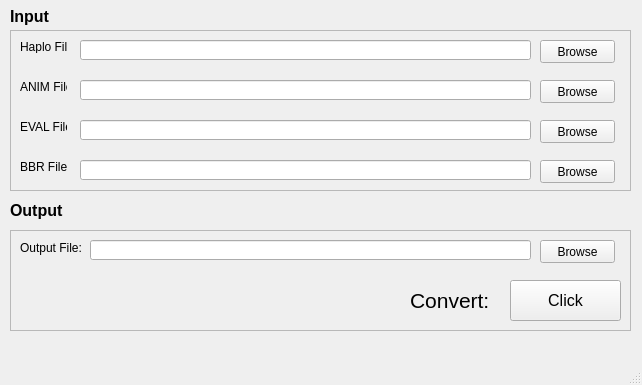
<?xml version="1.0" encoding="UTF-8"?>
<ui version="4.0">
 <class>MainWindow</class>
 <widget class="QMainWindow" name="MainWindow">
  <property name="geometry">
   <rect>
    <x>0</x>
    <y>0</y>
    <width>642</width>
    <height>385</height>
   </rect>
  </property>
  <property name="windowTitle">
   <string>CDCB Format Converter</string>
  </property>
  <widget class="QWidget" name="centralwidget">
   <widget class="QFrame" name="frame">
    <property name="geometry">
     <rect>
      <x>10</x>
      <y>30</y>
      <width>621</width>
      <height>161</height>
     </rect>
    </property>
    <property name="frameShape">
     <enum>QFrame::StyledPanel</enum>
    </property>
    <property name="frameShadow">
     <enum>QFrame::Raised</enum>
    </property>
    <widget class="QLabel" name="label">
     <property name="geometry">
      <rect>
       <x>10</x>
       <y>10</y>
       <width>47</width>
       <height>13</height>
      </rect>
     </property>
     <property name="text">
      <string>Haplo File:</string>
     </property>
    </widget>
    <widget class="QLineEdit" name="haplo_line">
     <property name="geometry">
      <rect>
       <x>70</x>
       <y>10</y>
       <width>451</width>
       <height>20</height>
      </rect>
     </property>
    </widget>
    <widget class="QLabel" name="label_2">
     <property name="geometry">
      <rect>
       <x>10</x>
       <y>50</y>
       <width>47</width>
       <height>13</height>
      </rect>
     </property>
     <property name="text">
      <string>ANIM File:</string>
     </property>
    </widget>
    <widget class="QLineEdit" name="anim_line">
     <property name="geometry">
      <rect>
       <x>70</x>
       <y>50</y>
       <width>451</width>
       <height>20</height>
      </rect>
     </property>
    </widget>
    <widget class="QLabel" name="label_3">
     <property name="geometry">
      <rect>
       <x>10</x>
       <y>90</y>
       <width>47</width>
       <height>13</height>
      </rect>
     </property>
     <property name="text">
      <string>EVAL File:</string>
     </property>
    </widget>
    <widget class="QLineEdit" name="eval_line">
     <property name="geometry">
      <rect>
       <x>70</x>
       <y>90</y>
       <width>451</width>
       <height>20</height>
      </rect>
     </property>
    </widget>
    <widget class="QLabel" name="label_4">
     <property name="geometry">
      <rect>
       <x>10</x>
       <y>130</y>
       <width>47</width>
       <height>13</height>
      </rect>
     </property>
     <property name="text">
      <string>BBR File:</string>
     </property>
    </widget>
    <widget class="QLineEdit" name="bbr_line">
     <property name="geometry">
      <rect>
       <x>70</x>
       <y>130</y>
       <width>451</width>
       <height>20</height>
      </rect>
     </property>
    </widget>
    <widget class="QPushButton" name="haplo_button">
     <property name="geometry">
      <rect>
       <x>530</x>
       <y>10</y>
       <width>75</width>
       <height>23</height>
      </rect>
     </property>
     <property name="text">
      <string>Browse</string>
     </property>
    </widget>
    <widget class="QPushButton" name="anim_button">
     <property name="geometry">
      <rect>
       <x>530</x>
       <y>50</y>
       <width>75</width>
       <height>23</height>
      </rect>
     </property>
     <property name="text">
      <string>Browse</string>
     </property>
    </widget>
    <widget class="QPushButton" name="eval_button">
     <property name="geometry">
      <rect>
       <x>530</x>
       <y>90</y>
       <width>75</width>
       <height>23</height>
      </rect>
     </property>
     <property name="text">
      <string>Browse</string>
     </property>
    </widget>
    <widget class="QPushButton" name="bbr_button">
     <property name="geometry">
      <rect>
       <x>530</x>
       <y>130</y>
       <width>75</width>
       <height>23</height>
      </rect>
     </property>
     <property name="text">
      <string>Browse</string>
     </property>
    </widget>
   </widget>
   <widget class="QFrame" name="frame_2">
    <property name="geometry">
     <rect>
      <x>10</x>
      <y>230</y>
      <width>621</width>
      <height>101</height>
     </rect>
    </property>
    <property name="frameShape">
     <enum>QFrame::StyledPanel</enum>
    </property>
    <property name="frameShadow">
     <enum>QFrame::Raised</enum>
    </property>
    <widget class="QLabel" name="label_5">
     <property name="geometry">
      <rect>
       <x>10</x>
       <y>10</y>
       <width>61</width>
       <height>16</height>
      </rect>
     </property>
     <property name="text">
      <string>Output File:</string>
     </property>
    </widget>
    <widget class="QLineEdit" name="output_line">
     <property name="geometry">
      <rect>
       <x>80</x>
       <y>10</y>
       <width>441</width>
       <height>20</height>
      </rect>
     </property>
    </widget>
    <widget class="QPushButton" name="output_button">
     <property name="geometry">
      <rect>
       <x>530</x>
       <y>10</y>
       <width>75</width>
       <height>23</height>
      </rect>
     </property>
     <property name="text">
      <string>Browse</string>
     </property>
    </widget>
    <widget class="QLabel" name="label_6">
     <property name="geometry">
      <rect>
       <x>400</x>
       <y>60</y>
       <width>91</width>
       <height>21</height>
      </rect>
     </property>
     <property name="font">
      <font>
       <pointsize>16</pointsize>
      </font>
     </property>
     <property name="text">
      <string>Convert:</string>
     </property>
    </widget>
    <widget class="QPushButton" name="pushButton">
     <property name="geometry">
      <rect>
       <x>500</x>
       <y>50</y>
       <width>111</width>
       <height>41</height>
      </rect>
     </property>
     <property name="font">
      <font>
       <pointsize>12</pointsize>
      </font>
     </property>
     <property name="text">
      <string>Click</string>
     </property>
    </widget>
   </widget>
   <widget class="QLabel" name="label_7">
    <property name="geometry">
     <rect>
      <x>10</x>
      <y>6</y>
      <width>71</width>
      <height>20</height>
     </rect>
    </property>
    <property name="font">
     <font>
      <pointsize>12</pointsize>
      <weight>75</weight>
      <bold>true</bold>
     </font>
    </property>
    <property name="text">
     <string>Input</string>
    </property>
   </widget>
   <widget class="QLabel" name="label_8">
    <property name="geometry">
     <rect>
      <x>10</x>
      <y>200</y>
      <width>61</width>
      <height>21</height>
     </rect>
    </property>
    <property name="font">
     <font>
      <pointsize>12</pointsize>
      <weight>75</weight>
      <bold>true</bold>
     </font>
    </property>
    <property name="text">
     <string>Output</string>
    </property>
   </widget>
  </widget>
  <widget class="QMenuBar" name="menubar">
   <property name="geometry">
    <rect>
     <x>0</x>
     <y>0</y>
     <width>642</width>
     <height>21</height>
    </rect>
   </property>
  </widget>
  <widget class="QStatusBar" name="statusbar"/>
 </widget>
 <resources/>
 <connections>
  <connection>
   <sender>haplo_button</sender>
   <signal>clicked()</signal>
   <receiver>MainWindow</receiver>
   <slot>haploBrowse()</slot>
   <hints>
    <hint type="sourcelabel">
     <x>587</x>
     <y>74</y>
    </hint>
    <hint type="destinationlabel">
     <x>636</x>
     <y>115</y>
    </hint>
   </hints>
  </connection>
  <connection>
   <sender>anim_button</sender>
   <signal>clicked()</signal>
   <receiver>MainWindow</receiver>
   <slot>animBrowse()</slot>
   <hints>
    <hint type="sourcelabel">
     <x>556</x>
     <y>114</y>
    </hint>
    <hint type="destinationlabel">
     <x>637</x>
     <y>150</y>
    </hint>
   </hints>
  </connection>
  <connection>
   <sender>eval_button</sender>
   <signal>clicked()</signal>
   <receiver>MainWindow</receiver>
   <slot>evalBrowse()</slot>
   <hints>
    <hint type="sourcelabel">
     <x>554</x>
     <y>155</y>
    </hint>
    <hint type="destinationlabel">
     <x>637</x>
     <y>184</y>
    </hint>
   </hints>
  </connection>
  <connection>
   <sender>bbr_button</sender>
   <signal>clicked()</signal>
   <receiver>MainWindow</receiver>
   <slot>bbrBrowse()</slot>
   <hints>
    <hint type="sourcelabel">
     <x>565</x>
     <y>200</y>
    </hint>
    <hint type="destinationlabel">
     <x>638</x>
     <y>220</y>
    </hint>
   </hints>
  </connection>
  <connection>
   <sender>output_button</sender>
   <signal>clicked()</signal>
   <receiver>MainWindow</receiver>
   <slot>outputBrowse()</slot>
   <hints>
    <hint type="sourcelabel">
     <x>586</x>
     <y>265</y>
    </hint>
    <hint type="destinationlabel">
     <x>638</x>
     <y>275</y>
    </hint>
   </hints>
  </connection>
  <connection>
   <sender>pushButton</sender>
   <signal>clicked()</signal>
   <receiver>MainWindow</receiver>
   <slot>processSlot()</slot>
   <hints>
    <hint type="sourcelabel">
     <x>590</x>
     <y>328</y>
    </hint>
    <hint type="destinationlabel">
     <x>636</x>
     <y>345</y>
    </hint>
   </hints>
  </connection>
 </connections>
 <slots>
  <slot>haploBrowse()</slot>
  <slot>animBrowse()</slot>
  <slot>evalBrowse()</slot>
  <slot>bbrBrowse()</slot>
  <slot>outputBrowse()</slot>
  <slot>processSlot()</slot>
 </slots>
</ui>
